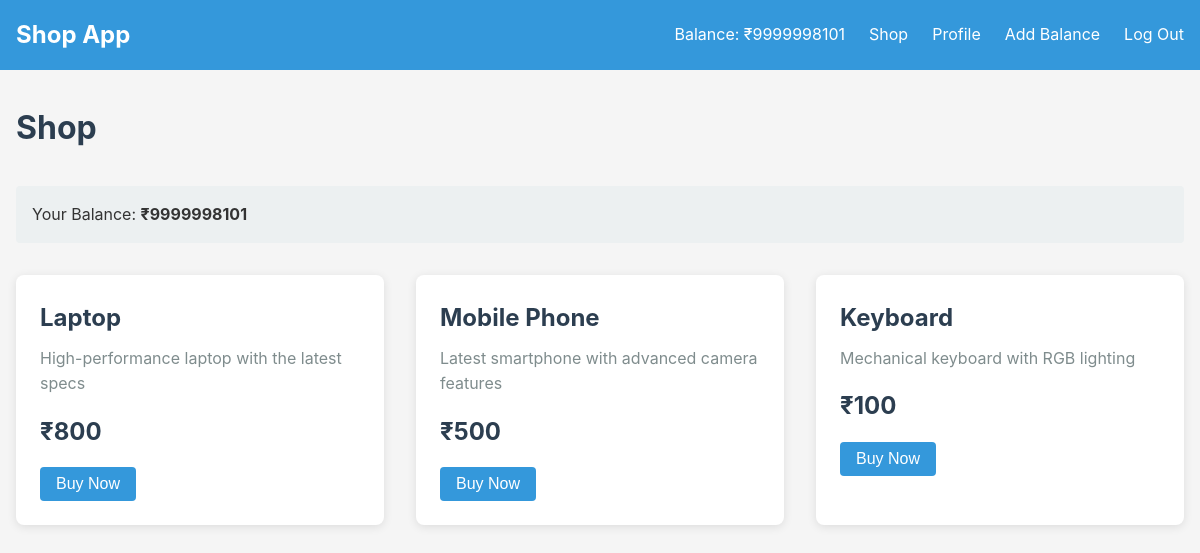
/shop (signed in), run on the app's committed database.
### tables this page shows
CREATE TABLE user (
  id INTEGER PRIMARY KEY AUTOINCREMENT,
  username TEXT UNIQUE NOT NULL,
  password TEXT NOT NULL,
  balance INTEGER NOT NULL
);

CREATE TABLE product (
  id INTEGER PRIMARY KEY AUTOINCREMENT,
  name TEXT NOT NULL,
  description TEXT NOT NULL,
  price INTEGER NOT NULL
);

### app.py (the view)
@app.route('/shop')
def shop():
    if g.user is None:
        return redirect(url_for('login'))
    db = get_db()
    products = db.execute('SELECT * FROM product').fetchall()
    return render_template('shop.html', products=products)

### app.py (called while the page is built)
@app.teardown_appcontext
def close_db_at_end_of_request(e=None):
    close_db(e)

@app.before_request
def load_logged_in_user():
    user_id = session.get('user_id')
    if user_id is None:
        g.user = None
    else:
        g.user = get_db().execute(
            'SELECT * FROM user WHERE id = ?', (user_id,)
        ).fetchone()

### models.py (called while the page is built)
def get_db():
    if 'db' not in g:
        g.db = sqlite3.connect(
            current_app.config['DATABASE'],
            detect_types=sqlite3.PARSE_DECLTYPES
        )
        g.db.row_factory = sqlite3.Row
    return g.db

### templates/shop.html
{% extends 'base.html' %}
{% block header %}
  <h1>Shop</h1>
{% endblock %}
{% block content %}
  <div class="balance-display">
    <p>Your Balance: <strong>₹{{ g.user['balance'] }}</strong></p>
  </div>
  <div class="products-container">
    {% for product in products %}
      <div class="product-card">
        <h2>{{ product['name'] }}</h2>
        <p class="description">{{ product['description'] }}</p>
        <p class="price">₹{{ product['price'] }}</p>
        <form action="{{ url_for('buy_product', product_id=product['id']) }}" method="post">
          <button type="submit" class="btn {% if g.user['balance'] < product['price'] %}btn-disabled{% endif %}"
                  {% if g.user['balance'] < product['price'] %}disabled{% endif %}>
            {% if g.user['balance'] < product['price'] %}Insufficient Balance{% else %}Buy Now{% endif %}
          </button>
        </form>
      </div>
    {% endfor %}
  </div>
{% endblock %}

### templates/base.html (shortened to what this page needs)
<!doctype html>
<html lang="en">
<head>
  <link rel="stylesheet" href="{{ url_for('static', filename='style.css') }}">
</head>
<body>
  <nav>
    <div class="nav-container">
      <h1><a href="{{ url_for('index') }}">Shop App</a></h1>
      <ul>
        {% if g.user %}
          <li><span>Balance: ₹{{ g.user['balance'] }}</span></li>
          <li><a href="{{ url_for('shop') }}">Shop</a></li>
          <li><a href="{{ url_for('profile') }}">Profile</a></li>
          <li><a href="{{ url_for('add_balance') }}">Add Balance</a></li>
          <li><a href="{{ url_for('logout') }}">Log Out</a></li>
        {% else %}
          <li><a href="{{ url_for('register') }}">Register</a></li>
          <li><a href="{{ url_for('login') }}">Log In</a></li>
        {% endif %}
      </ul>
    </div>
  </nav>
  <section class="content">
    <header>
      {% block header %}{% endblock %}
    </header>
    {% block content %}{% endblock %}
  </section>
</body>
</html>

### static/style.css (style rules this page uses)
* { box-sizing: border-box; margin: 0; padding: 0; }
body { font-family: -apple-system, BlinkMacSystemFont, 'Segoe UI', Roboto, Oxygen, Ubuntu, Cantarell, 'Open Sans', 'Helvetica Neue', sans-serif; background-color: #f5f5f5; color: #333; line-height: 1.6; }
nav { background-color: #3498db; color: white; padding: 1rem 0; }
.nav-container { display: flex; justify-content: space-between; align-items: center; max-width: 1200px; margin: 0 auto; padding: 0 1rem; }
nav h1 { font-size: 1.5rem; }
nav a { color: white; text-decoration: none; }
nav ul { display: flex; list-style: none; }
nav ul li { margin-left: 1.5rem }
.content { max-width: 1200px; margin: 0 auto; padding: 2rem 1rem; }
header { margin-bottom: 2rem; }
header h1 { color: #2c3e50; font-size: 2rem; }
.btn { display: inline-block; padding: 0.5rem 1rem; background-color: #3498db; color: white; border: none; border-radius: 4px; cursor: pointer; text-decoration: none; font-size: 1rem; transition: background-color 0.2s; }
.products-container { display: grid; grid-template-columns: repeat(auto-fill, minmax(300px, 1fr)); gap: 2rem; margin-top: 2rem; }
.product-card { background-color: white; border-radius: 8px; padding: 1.5rem; box-shadow: 0 2px 10px rgba(0, 0, 0, 0.1); }
.product-card h2 { margin-bottom: 0.5rem; color: #2c3e50; }
.product-card .description { color: #7f8c8d; margin-bottom: 1rem; }
.product-card .price { font-size: 1.5rem; font-weight: bold; color: #2c3e50; margin-bottom: 1rem; }
.balance-display { background-color: #ecf0f1; padding: 1rem; border-radius: 4px; margin-bottom: 1rem; }

### data on the page
user: user.balance "9999998101"
product: name "Laptop", description "High-performance laptop with the latest specs", price "800", shows "Buy Now"
product: name "Mobile Phone", description "Latest smartphone with advanced camera features", price "500", shows "Buy Now"
product: name "Keyboard", description "Mechanical keyboard with RGB lighting", price "100", shows "Buy Now"
